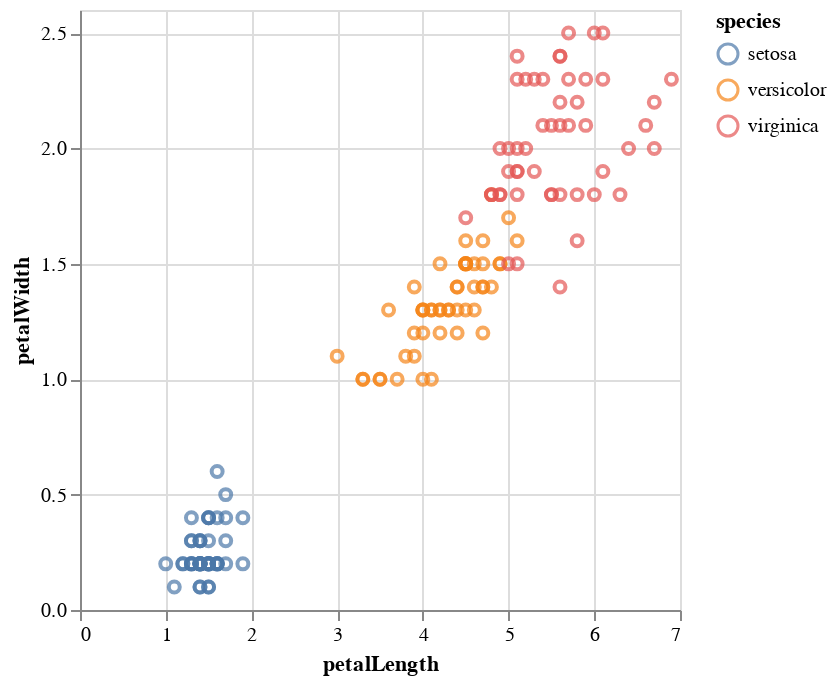

Notebook cell for this chart:
### Code cell
iris = data.iris()


chart = alt.Chart(iris).mark_point().encode(
    x='petalLength',
    y='petalWidth',
    color='species'
).interactive()

chart

### Figure 1 — Vega-Lite specification as saved in the notebook (floating-point values rounded to 4 significant figures; data arrays with more than 128 entries replaced by an {"elided": "..."} marker saying what was removed)
{"config": {"view": {"continuousWidth": 300, "continuousHeight": 300}}, "data": {"name": "data-a264acbd6e539a8b3afc0cb5f240fb57"}, "mark": {"type": "point"}, "encoding": {"color": {"field": "species", "type": "nominal"}, "x": {"field": "petalLength", "type": "quantitative"}, "y": {"field": "petalWidth", "type": "quantitative"}}, "params": [{"name": "param_3", "select": {"type": "interval", "encodings": ["x", "y"]}, "bind": "scales"}], "$schema": "https://vega.github.io/schema/vega-lite/v5.16.3.json", "datasets": {"data-a264acbd6e539a8b3afc0cb5f240fb57": {"elided": "150 records"}}}
